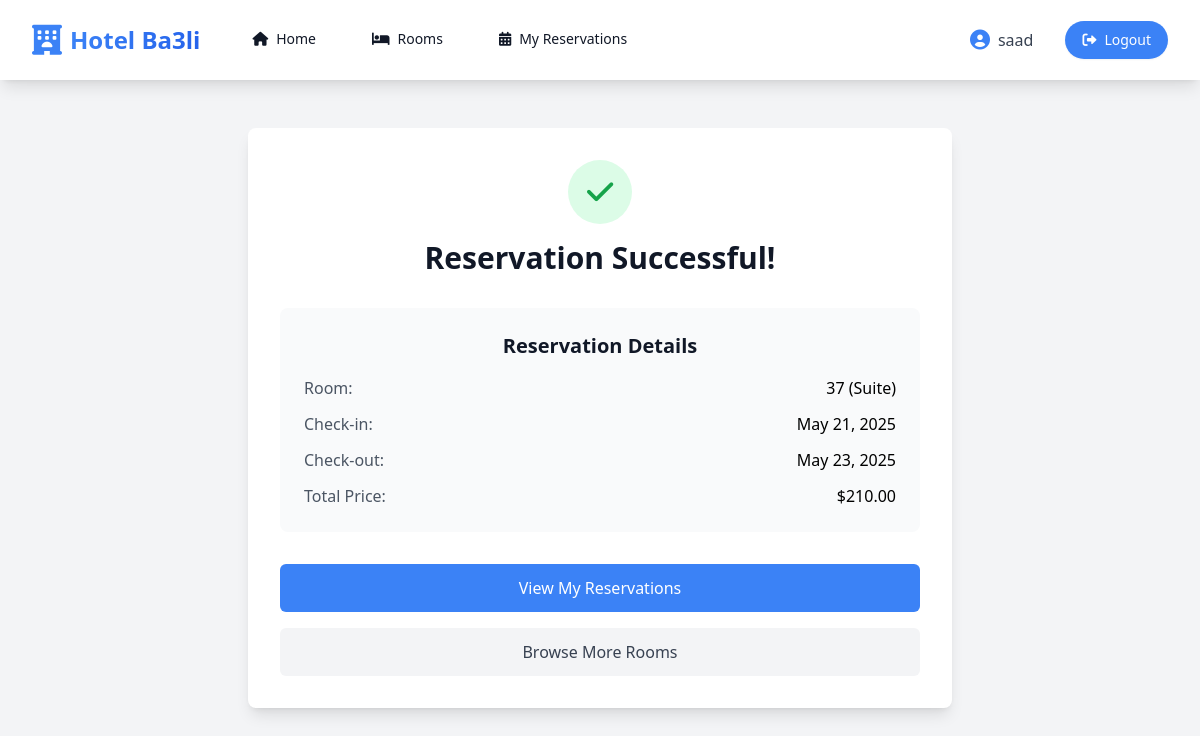
Screenshot of /reservation/success/ (signed in) with the database file from the repository.
### base/models.py (models this page shows, shortened)
class Reservation(models.Model):
    user = models.ForeignKey(User, on_delete=models.CASCADE)
    room = models.ForeignKey(Room, on_delete=models.CASCADE)
    check_in = models.DateField()
    check_out = models.DateField()
    created_at = models.DateTimeField(auto_now_add=True)

class Room(models.Model):
    ROOM_TYPES = [
        ('single', 'Single'),
        ('double', 'Double'),
        ('suite', 'Suite'),
    ]
    room_number = models.CharField(max_length=10, unique=True)
    room_type = models.CharField(max_length=20, choices=ROOM_TYPES)
    price = models.DecimalField(max_digits=10, decimal_places=2)
    is_available = models.BooleanField(default=True)
    floor = models.IntegerField()
    description = models.TextField(blank=True, null=True)
    number_of_beds = models.IntegerField(default=1)
    has_balcony = models.BooleanField(default=False)
    has_sea_view = models.BooleanField(default=False)
    image = models.ImageField(upload_to='room_images/', blank=True, null=True)
    created_at = models.DateTimeField(auto_now_add=True)

### base/views.py (the view)
# urls.py: path('reservation/success/', reservation_success, name='reservation_success'),
@login_required
def reservation_success(request):
    latest_reservation = Reservation.objects.filter(user=request.user).order_by('-created_at').first()
    return render(request, 'reservation_success.html', {'reservation': latest_reservation})

### base/templates/reservation_success.html
{% extends 'base.html' %}
{% block content %}
<div class="min-h-screen bg-gray-100 py-12">
    <div class="max-w-3xl mx-auto px-4 sm:px-6 lg:px-8">
        <div class="bg-white rounded-lg shadow-lg p-8">
            <div class="text-center">
                <div class="w-16 h-16 bg-green-100 rounded-full mx-auto flex items-center justify-center">
                    <i class="fas fa-check text-3xl text-green-600"></i>
                </div>
                <h2 class="mt-4 text-3xl font-bold text-gray-900">Reservation Successful!</h2>
                {% if reservation %}
                <div class="mt-8 bg-gray-50 rounded-lg p-6">
                    <h3 class="text-xl font-semibold text-gray-900 mb-4">Reservation Details</h3>
                    <div class="space-y-3 text-left">
                        <div class="flex justify-between items-center">
                            <span class="text-gray-600">Room:</span>
                            <span class="font-medium">{{ reservation.room.room_number }} ({{ reservation.room.get_room_type_display }})</span>
                        </div>
                        <div class="flex justify-between items-center">
                            <span class="text-gray-600">Check-in:</span>
                            <span class="font-medium">{{ reservation.check_in|date:"M d, Y" }}</span>
                        </div>
                        <div class="flex justify-between items-center">
                            <span class="text-gray-600">Check-out:</span>
                            <span class="font-medium">{{ reservation.check_out|date:"M d, Y" }}</span>
                        </div>
                        <div class="flex justify-between items-center">
                            <span class="text-gray-600">Total Price:</span>
                            <span class="font-medium">${{ reservation.room.price }}</span>
                        </div>
                    </div>
                </div>
                {% else %}
                <p class="mt-2 text-lg text-gray-600">Your room has been successfully reserved.</p>
                {% endif %}
                <div class="mt-8 space-y-4">
                    <a href="{% url 'user_reservations' %}" class="block w-full bg-primary text-white py-3 px-4 rounded-md hover:bg-primary-dark transition-colors">
                        View My Reservations
                    </a>
                    <a href="{% url 'room_list' %}" class="block w-full bg-gray-100 text-gray-700 py-3 px-4 rounded-md hover:bg-gray-200 transition-colors">
                        Browse More Rooms
                    </a>
                </div>
            </div>
        </div>
    </div>
</div>
{% endblock %}

### base/templates/base.html (shortened to what this page needs)
{% load static %}
<!DOCTYPE html>
<html lang="en">
<head>
    <link rel="stylesheet" href="https://cdn.jsdelivr.net/npm/flatpickr/dist/flatpickr.min.css">
    <script src="https://cdn.tailwindcss.com?plugins=forms,typography,aspect-ratio"></script>
    <link rel="stylesheet" href="https://cdnjs.cloudflare.com/ajax/libs/font-awesome/6.0.0/css/all.min.css">
    <link rel="stylesheet" href="https://unpkg.com/aos@next/dist/aos.css" />
</head>
<body class="min-h-screen bg-gray-50 flex flex-col">
    <nav class="bg-white shadow-lg fixed w-full top-0 z-50 backdrop-blur-sm bg-white/90">
        <div class="max-w-7xl mx-auto px-4 sm:px-6 lg:px-8">
            <div class="flex justify-between h-20">
                <div class="flex items-center">
                    <div class="flex-shrink-0">
                        <a href="{% url 'room_list' %}" class="flex items-center space-x-2">
                            <i class="fas fa-hotel text-3xl text-primary"></i>
                            <span class="text-2xl font-bold bg-gradient-to-r from-primary to-blue-600 bg-clip-text text-transparent">
                            </span>
                        </a>
                    </div>
                    <div class="hidden md:flex md:ml-10 md:space-x-8">
                        <a href="{% url 'home' %}"
                           class="inline-flex items-center px-3 py-2 text-sm font-medium text-gray-900 hover:text-primary transition-colors duration-200 border-b-2 border-transparent hover:border-primary">
                            <i class="fas fa-home mr-2"></i> Home
                        </a>                        <a href="{% url 'room_list' %}"
                           class="inline-flex items-center px-3 py-2 text-sm font-medium text-gray-900 hover:text-primary transition-colors duration-200 border-b-2 border-transparent hover:border-primary">
                            <i class="fas fa-bed mr-2"></i> Rooms                        </a>
                        {% if user.is_authenticated %}
                        <a href="{% url 'user_reservations' %}"
                           class="inline-flex items-center px-3 py-2 text-sm font-medium text-gray-900 hover:text-primary transition-colors duration-200 border-b-2 border-transparent hover:border-primary">
                            <i class="fas fa-calendar-alt mr-2"></i> My Reservations
                        </a>
                        {% endif %}
                    </div>
                </div>
                <div class="flex items-center space-x-4">
                    {% if user.is_authenticated %}
                        <div class="hidden md:flex items-center space-x-2 mr-4">
                            <i class="fas fa-user-circle text-primary text-xl"></i>
                            <span class="text-gray-700 font-medium">{{ user.username }}</span>
                        </div>
                        <a href="{% url 'logout' %}"
                           class="inline-flex items-center px-4 py-2 border border-transparent rounded-full text-sm font-medium text-white bg-primary hover:bg-primary/90 transition-colors duration-200 shadow-sm hover:shadow-md">
                            <i class="fas fa-sign-out-alt mr-2"></i> Logout
                        </a>
                    {% endif %}
                </div>
            </div>
        </div>
    </nav>
    <div class="h-20"></div>
    <main class="flex-grow">
          {% block content %}{% endblock %}
    </main>
</body>
</html>

### rows the page displays
Reservation: room.room_number "37", room.room_type "Suite", check_in "May 21, 2025", check_out "May 23, 2025", room.price "210.00"

### other values shown
{{ user.username }} "saad"
